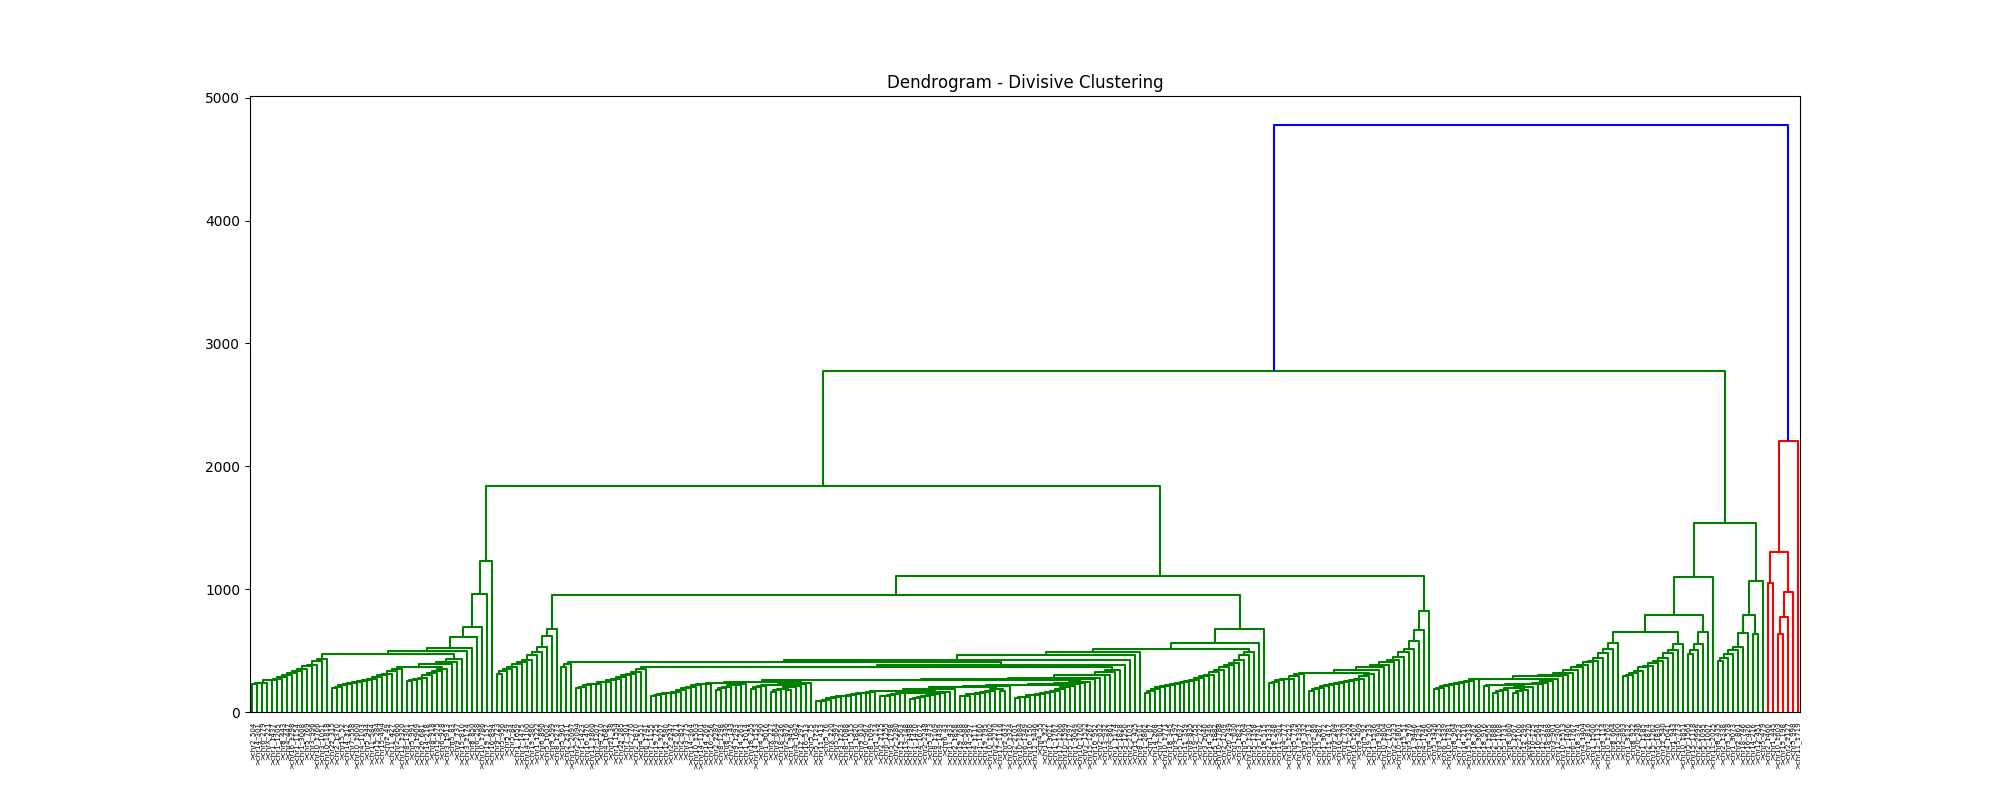

The script that saved this image:
import numpy as np
from scipy.cluster.hierarchy import dendrogram
import pickle
import matplotlib.pyplot as plt
pkl_file = open("./pkl_files/matrix1.pkl","rb")
distance_matrix = pickle.load(pkl_file)

temp_file=open('./pkl_files/seq.pkl', 'rb')
seq=pickle.load(temp_file)

count1 = 0
keys={}

for i in seq:
    keys[count1]=i
    count1=count1+1

clusters={}
max_clusters=distance_matrix.shape[0]

clusters[2*max_clusters-2]=list(range(max_clusters))

link=np.zeros([max_clusters-1, 4])


def enddivisive():
    if len(clusters) >= max_clusters:
        return True
    return False

def max_distance(cluster_number):
    cluster_diameters={k:(len(v)<1)*(-1)+(len(v)>1)*np.max(distance_matrix[np.ix_(v,v)]) for k,v in clusters.items()}
    max_index=max(cluster_diameters, key=cluster_diameters.get)
    avg_within_cluster_distances={pt:(np.sum(distance_matrix[np.ix_(clusters[max_index], [pt])])/(len(clusters[max_index])-1)) for pt in clusters[max_index]}
    split_index=max(avg_within_cluster_distances, key=avg_within_cluster_distances.get)
    cluster_number=cluster_number+1
    return max_index,split_index,cluster_number

def terminate():
    for j in clusters:
        if len(clusters[j]) > 1:
            return 1
    return 0

def make_linkage_function(cluster_1, cluster_2, dist, len_cluster_2):
    link[max_clusters-cluster_number-1, 0]=cluster_2
    link[max_clusters-cluster_number-1, 1]=cluster_1
    link[max_clusters-cluster_number-1, 2]=dist
    link[max_clusters-cluster_number-1, 3]=len_cluster_2


def divide(cluster_index,split_index,max_val,cluster_number):
    new_cluster=[split_index]
    clusters[cluster_index].remove(split_index)
    old_cluster=clusters[cluster_index]

    del clusters[cluster_index]

    old_dist={pt:np.mean(distance_matrix[np.ix_(old_cluster,[pt])]) for pt in old_cluster }
    split_dist={}
    for p in old_cluster:
        split_dist[p]=distance_matrix[p,split_index]

    difference={}
    for p in old_cluster:
        difference[p]=old_dist[p]-split_dist[p]
    
    for pt in old_cluster:
        if difference[pt]>0 and len(old_cluster)>1:
            new_cluster.append(pt)
            old_cluster.remove(pt)
    
    dist_bw_clusters=np.max(distance_matrix[np.ix_(old_cluster, new_cluster)])
    
    if len(old_cluster)==1:
        clusters[old_cluster[0]]=old_cluster
        orig_cluster_key=old_cluster[0]
    else:
        # print("old",old_cluster,max_val)
        max_val-=1
        clusters[max_val]=old_cluster
        orig_cluster_key=max_val

    if len(new_cluster)==1:
        clusters[new_cluster[0]]=new_cluster
        new_cluster_key=new_cluster[0]
    else:
        # print("new",old_cluster,max_val)
        max_val-=1
        clusters[max_val]=new_cluster
        new_cluster_key=max_val

    make_linkage_function(new_cluster_key, orig_cluster_key, dist_bw_clusters, len(new_cluster)+len(old_cluster))
    return max_val
    
max_index=2*max_clusters-2
count = 0
cluster_number=0
while terminate():
    cluster_index,split_index,cluster_number=max_distance(cluster_number)
    max_index=divide(cluster_index,split_index,max_index,cluster_number)
    count=count+1
fig=plt.figure(figsize=(20, 8))
plt.title("Dendrogram - Divisive Clustering")
labels=['temp']*len(keys)
for idx,label in keys.items():
    labels[idx]=label
labels=np.array(labels)
dendrogram(link, orientation='top', labels=labels)
fig.savefig('dendrogram_divisive.png')
print("Clustering Completed")
plt.show()
